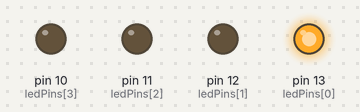
The sketch below on a simulated Arduino Uno, built with avr-gcc and run on an emulated ATmega328P. Parts: output pins drawn as LEDs (lit = HIGH).

Above: at 0.1 s.
At 0.8 s:
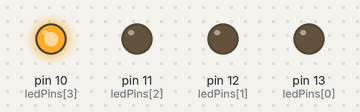
At 1.7 s:
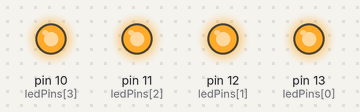
At 2.7 s:
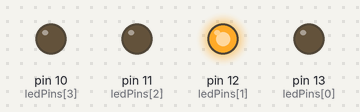
At 4.3 s:
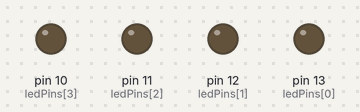
At 5.3 s:
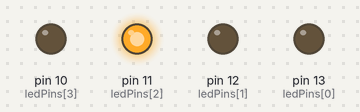
Timing chart, 0 to 5.6 s (numbered marks = the images above):
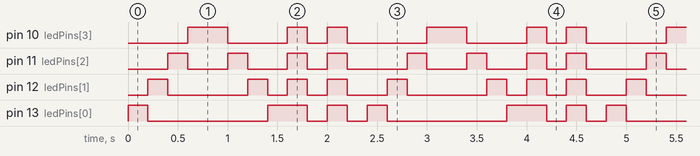

Measured:
- by itself, pin 10 (ledPins[3]): repeats every 2.4 s: LOW 0.60 s, HIGH 0.20 s, LOW 0.20 s, HIGH 0.20 s, LOW 0.80 s, HIGH 0.40 s
- by itself, pin 11 (ledPins[2]): repeats every 2.4 s: 2 × (LOW 0.40 s, HIGH 0.20 s), LOW 0.20 s, HIGH 0.20 s, LOW 0.60 s, HIGH 0.20 s
- by itself, pin 12 (ledPins[1]): repeats every 2.4 s: LOW 0.80 s, 2 × (HIGH 0.20 s, LOW 0.20 s), HIGH 0.20 s, LOW 0.40 s, HIGH 0.20 s
- by itself, pin 13 (ledPins[0]): repeats every 2.4 s: LOW 1.2 s, HIGH 0.40 s, 2 × (LOW 0.20 s, HIGH 0.20 s)

The sketch:

wavepattern30052024.ino
```cpp
const int ledPins[] = {13, 12, 11, 10};
const int numLEDs = sizeof(ledPins) / sizeof(ledPins[0]);

void setup() {
  for (int i = 0; i < numLEDs; i++) {
    pinMode(ledPins[i], OUTPUT);
  }
}

void loop() {
  for (int i = 0; i < numLEDs; i++) {
    digitalWrite(ledPins[i], HIGH);
    delay(200);
    digitalWrite(ledPins[i], LOW);
  }

  for (int i = numLEDs - 1; i >= 0; i--) {
    digitalWrite(ledPins[i], HIGH);
    delay(200);
    digitalWrite(ledPins[i], LOW);
  }

  for (int j = 0; j < 2; j++) {
    for (int i = 0; i < numLEDs; i++) {
      digitalWrite(ledPins[i], HIGH);
    }
    delay(200);
    for (int i = 0; i < numLEDs; i++) {
      digitalWrite(ledPins[i], LOW);
    }
    delay(200);
  }
}
```
